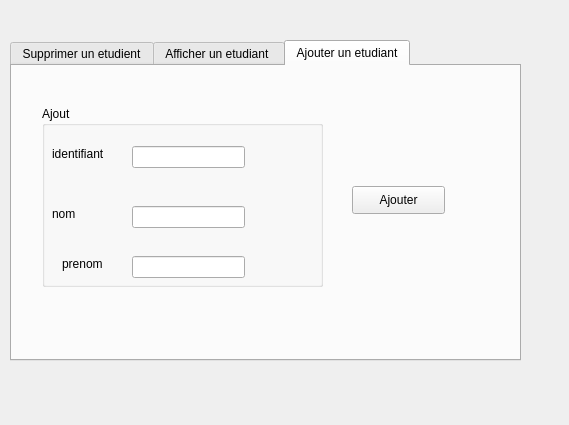
<?xml version="1.0" encoding="UTF-8"?>
<ui version="4.0">
 <class>az</class>
 <widget class="QDialog" name="az">
  <property name="geometry">
   <rect>
    <x>0</x>
    <y>0</y>
    <width>569</width>
    <height>425</height>
   </rect>
  </property>
  <property name="windowTitle">
   <string>Dialog</string>
  </property>
  <widget class="QTabWidget" name="tabWidget">
   <property name="geometry">
    <rect>
     <x>10</x>
     <y>40</y>
     <width>511</width>
     <height>321</height>
    </rect>
   </property>
   <property name="currentIndex">
    <number>2</number>
   </property>
   <widget class="QWidget" name="tab">
    <attribute name="title">
     <string>Supprimer un etudient</string>
    </attribute>
    <widget class="QLabel" name="label_4">
     <property name="geometry">
      <rect>
       <x>30</x>
       <y>90</y>
       <width>56</width>
       <height>16</height>
      </rect>
     </property>
     <property name="text">
      <string>id</string>
     </property>
    </widget>
    <widget class="QPushButton" name="pb_sup">
     <property name="geometry">
      <rect>
       <x>120</x>
       <y>200</y>
       <width>93</width>
       <height>28</height>
      </rect>
     </property>
     <property name="text">
      <string>Supprimer</string>
     </property>
    </widget>
    <widget class="QLineEdit" name="le_id_sup">
     <property name="geometry">
      <rect>
       <x>120</x>
       <y>90</y>
       <width>113</width>
       <height>22</height>
      </rect>
     </property>
    </widget>
   </widget>
   <widget class="QWidget" name="tab_2">
    <attribute name="title">
     <string>Afficher un etudiant </string>
    </attribute>
    <widget class="QTableView" name="tab_Etudiant">
     <property name="geometry">
      <rect>
       <x>20</x>
       <y>60</y>
       <width>481</width>
       <height>192</height>
      </rect>
     </property>
    </widget>
   </widget>
   <widget class="QWidget" name="tab_3">
    <attribute name="title">
     <string>Ajouter un etudiant</string>
    </attribute>
    <widget class="QGroupBox" name="groupBox">
     <property name="geometry">
      <rect>
       <x>30</x>
       <y>40</y>
       <width>281</width>
       <height>181</height>
      </rect>
     </property>
     <property name="title">
      <string>Ajout</string>
     </property>
     <widget class="QLabel" name="label">
      <property name="geometry">
       <rect>
        <x>10</x>
        <y>40</y>
        <width>56</width>
        <height>16</height>
       </rect>
      </property>
      <property name="text">
       <string>identifiant</string>
      </property>
     </widget>
     <widget class="QLineEdit" name="le_id">
      <property name="geometry">
       <rect>
        <x>90</x>
        <y>40</y>
        <width>113</width>
        <height>22</height>
       </rect>
      </property>
     </widget>
     <widget class="QLabel" name="label_2">
      <property name="geometry">
       <rect>
        <x>10</x>
        <y>100</y>
        <width>56</width>
        <height>16</height>
       </rect>
      </property>
      <property name="text">
       <string>nom</string>
      </property>
     </widget>
     <widget class="QLabel" name="label_3">
      <property name="geometry">
       <rect>
        <x>20</x>
        <y>150</y>
        <width>56</width>
        <height>16</height>
       </rect>
      </property>
      <property name="text">
       <string>prenom</string>
      </property>
     </widget>
     <widget class="QLineEdit" name="le_nom">
      <property name="geometry">
       <rect>
        <x>90</x>
        <y>100</y>
        <width>113</width>
        <height>22</height>
       </rect>
      </property>
     </widget>
     <widget class="QLineEdit" name="le_prenom">
      <property name="geometry">
       <rect>
        <x>90</x>
        <y>150</y>
        <width>113</width>
        <height>22</height>
       </rect>
      </property>
     </widget>
    </widget>
    <widget class="QPushButton" name="pb_ajouter">
     <property name="geometry">
      <rect>
       <x>340</x>
       <y>120</y>
       <width>93</width>
       <height>28</height>
      </rect>
     </property>
     <property name="text">
      <string>Ajouter</string>
     </property>
    </widget>
   </widget>
  </widget>
 </widget>
 <resources/>
 <connections/>
</ui>
